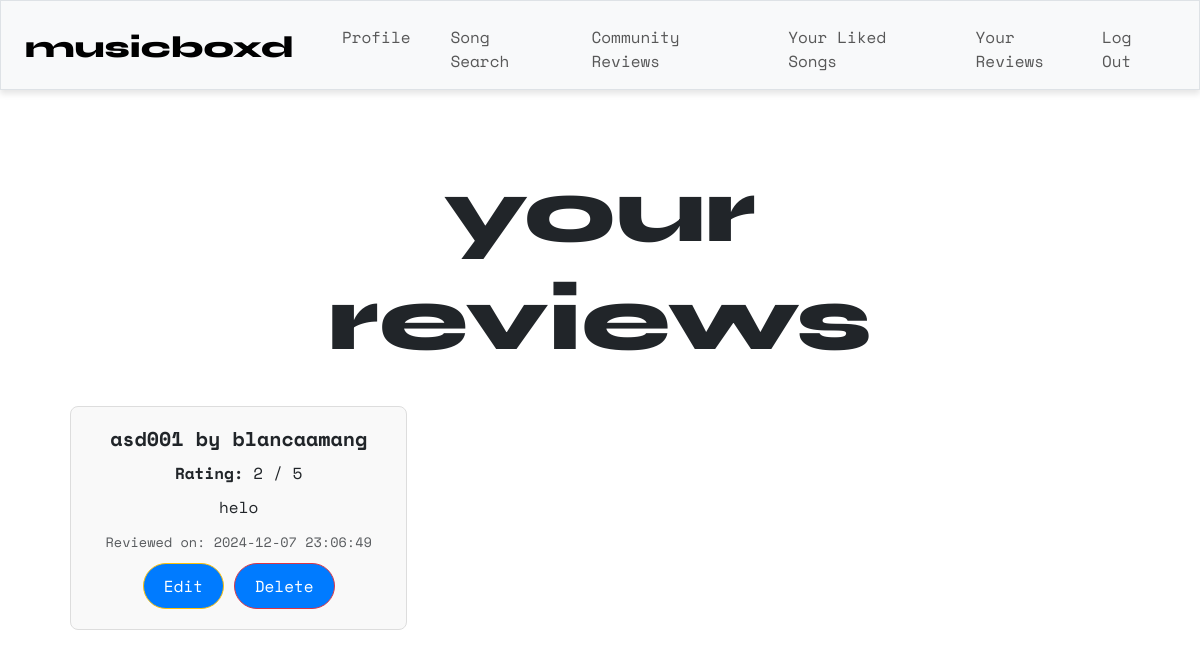
Before: /all_reviews (signed in) with the older database file.
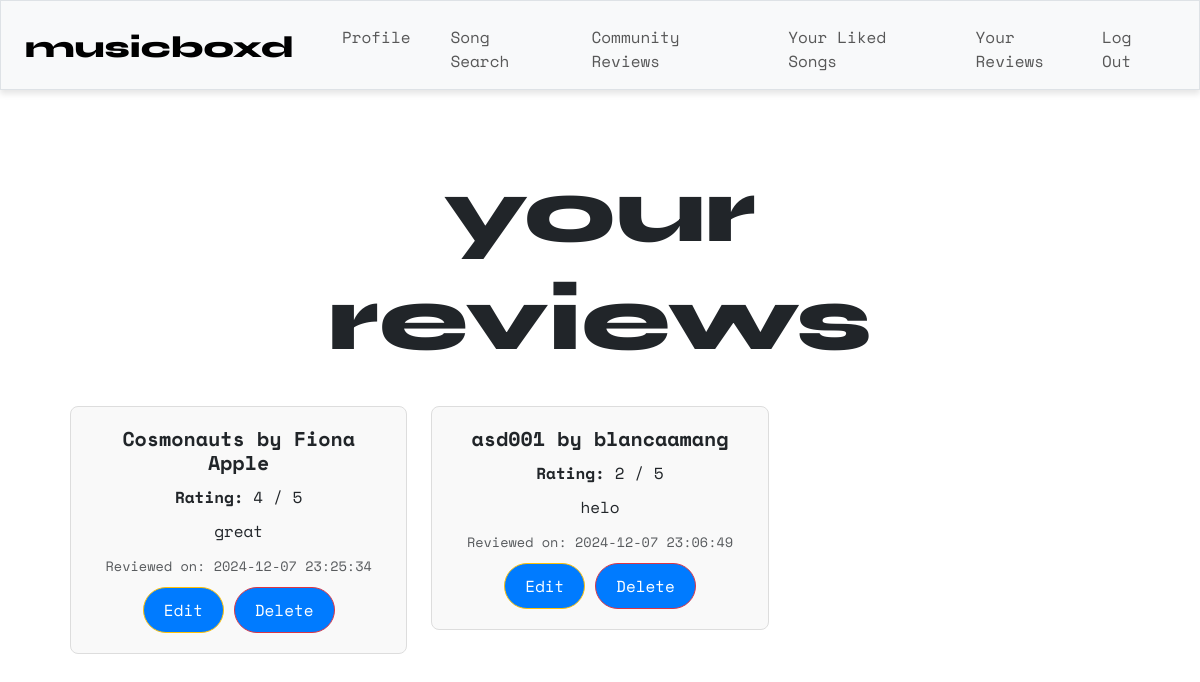
After: the same page with the newer database file.
### tables this page shows
CREATE TABLE reviews ( id INTEGER PRIMARY KEY, review TEXT NOT NULL, rating INTEGER NOT NULL, user_id INTEGER NOT NULL, song_id TEXT NOT NULL, timestamp DATETIME DEFAULT CURRENT_TIMESTAMP, FOREIGN KEY (user_id) REFERENCES users (id), FOREIGN KEY (song_id) REFERENCES songs (id) );

CREATE TABLE songs ( id TEXT PRIMARY KEY, title TEXT NOT NULL, artist TEXT NOT NULL);

### app.py (the view)
@app.route("/all_reviews")
@login_required
def all_reviews():
    reviews = db.execute(
        """
        SELECT reviews.id, reviews.rating, reviews.timestamp, reviews.review,
            songs.title AS song_title, songs.artist AS song_artist
        FROM reviews
        JOIN songs ON reviews.song_id = songs.id
        WHERE reviews.user_id = ?
        ORDER BY reviews.timestamp DESC
        """,
        (session["user_id"],)
    )
    return render_template("all_reviews.html", reviews=reviews)

### helpers.py (called while the page is built)
def login_required(f):
    @wraps(f)
    def decorated_function(*args, **kwargs):
        if session.get("user_id") is None:
            return redirect("/login")
        return f(*args, **kwargs)
    return decorated_function

### templates/all_reviews.html
{% extends "layout.html" %}
{% block main %}
<div class="container">
    <h1 class="syne">your<br>reviews</h1>
    <br>
    {% if reviews %}
        <div class="row row-cols-1 row-cols-md-3 g-4">
            {% for review in reviews %}
                <div class="col">
                    <div class="card">
                        <div class="card-body">
                            <h5 class="card-title">{{ review.song_title }} by {{ review.song_artist }}</h5>
                            <p class="card-text"><strong>Rating:</strong> {{ review.rating }} / 5</p>
                            <p class="card-text">{{ review.review }}</p>
                            <p class="card-text"><small class="text-muted">Reviewed on: {{ review.timestamp }}</small></p>
                            <form action="{{ url_for('edit_review', review_id=review.id) }}" method="GET" style="display:inline;">
                                <button class="btn btn-warning btn-sm" type="submit">Edit</button>
                            </form>
                            <form action="{{ url_for('delete_review', review_id=review.id) }}" method="POST" style="display:inline;">
                                <button class="btn btn-danger btn-sm" type="submit">Delete</button>
                            </form>
                        </div>
                    </div>
                </div>
            {% endfor %}
        </div>
    {% else %}
        <p class="text-muted">You haven't written any reviews yet.</p>
    {% endif %}
</div>
{% endblock %}

Changed rows visible on the page:
added reviews: song_title "Cosmonauts", song_artist "Fiona Apple", rating "4", review "great", timestamp "2024-12-07 23:25:34"
